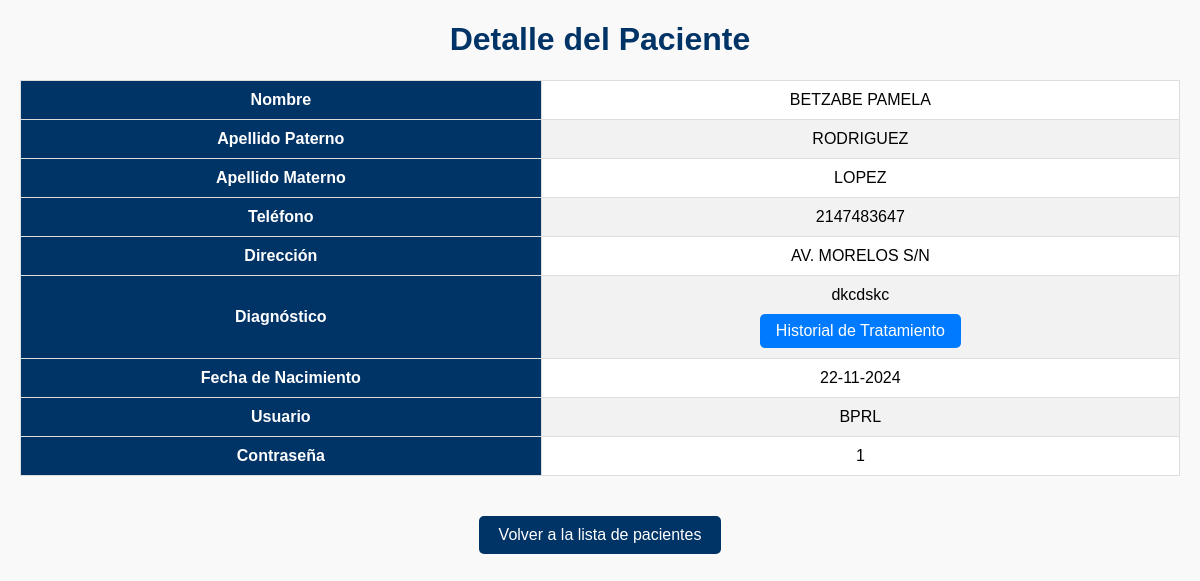
Page /ver_detalle_paciente.php?id=1 (signed in) on the committed database.
### tables this page shows
CREATE TABLE `pacientes` (
  `Id_paciente` int(10) NOT NULL,
  `Nombre` varchar(25) NOT NULL,
  `Apellido_Paterno` varchar(25) NOT NULL,
  `Apellido_Materno` varchar(30) NOT NULL,
  `Fecha_nacimiento` date NOT NULL,
  `Genero` varchar(10) NOT NULL,
  `Direccion` varchar(50) NOT NULL,
  `Telefono` int(10) NOT NULL,
  `Diagnostico` varchar(200) NOT NULL,
  `Usuario` varchar(25) NOT NULL,
  `Contrasena` varchar(25) NOT NULL
);

CREATE TABLE `tratamiento` (
  `Id_tratamiento` int(11) NOT NULL,
  `descripcion` varchar(200) DEFAULT NULL,
  `observaciones` varchar(200) DEFAULT NULL,
  `historial_de_cambios` varchar(255) NOT NULL,
  `Id_cita` int(11) DEFAULT NULL
);

### ver_detalle_paciente.php (the view, shortened to what this page needs)
<?php
include('conexion.php');
if (isset($_GET['id'])) {
    $id_paciente = $_GET['id'];
    $query = "SELECT * FROM pacientes WHERE Id_paciente = $id_paciente";
    $result = mysqli_query($conn, $query);
    $paciente = mysqli_fetch_assoc($result);
    $query_tratamiento = "SELECT Descripcion FROM tratamiento WHERE Id_cita IN (SELECT Id_cita FROM citas WHERE Id_paciente = $id_paciente)";
    $result_tratamiento = mysqli_query($conn, $query_tratamiento);
    $diagnostico_tratamiento = '';
    if ($result_tratamiento && mysqli_num_rows($result_tratamiento) > 0) {
        $tratamiento = mysqli_fetch_assoc($result_tratamiento);
        $diagnostico_tratamiento = $tratamiento['Descripcion'];
    }
} else {
    die("Error: El ID del paciente no está presente.");
}
?>
<!DOCTYPE html>
<html lang="es">
<head>
</head>
<body>
    <div class="container">
        <h1>Detalle del Paciente</h1>
        <table>
            <tr>
                <th>Nombre</th>
                <td><?php echo htmlspecialchars($paciente['Nombre']); ?></td>
            </tr>
            <tr>
                <th>Apellido Paterno</th>
                <td><?php echo htmlspecialchars($paciente['Apellido_Paterno']); ?></td>
            </tr>
            <tr>
                <th>Apellido Materno</th>
                <td><?php echo htmlspecialchars($paciente['Apellido_Materno']); ?></td>
            </tr>
            <tr>
                <th>Teléfono</th>
                <td><?php echo htmlspecialchars($paciente['Telefono']); ?></td>
            </tr>
            <tr>
                <th>Dirección</th>
                <td><?php echo htmlspecialchars($paciente['Direccion']); ?></td>
            </tr>
            <tr>
                <th>Diagnóstico</th>
                <td>
                    <?php
                    echo !empty($diagnostico_tratamiento) ? htmlspecialchars($diagnostico_tratamiento) : 'No disponible';
                    ?>
                    <br>
                    <a href="historial_tratamiento.php?id=<?php echo $id_paciente; ?>" class="btn-historial">Historial de Tratamiento</a>
                </td>
            </tr>
            <tr>
                <th>Fecha de Nacimiento</th>
                <td>
                    <?php
                    echo !empty($paciente['Fecha_nacimiento']) ? date('d-m-Y', strtotime($paciente['Fecha_nacimiento'])) : 'No disponible';
                    ?>
                </td>
            </tr>
            <tr>
                <th>Usuario</th>
                <td><?php echo htmlspecialchars($paciente['Usuario']); ?></td>
            </tr>
            <tr>
                <th>Contraseña</th>
                <td><?php echo htmlspecialchars($paciente['Contrasena']); ?></td>
            </tr>
        </table>
        <div style="text-align: center;">
            <a href="ver_pacientes.php" class="btn-volver">Volver a la lista de pacientes</a>
        </div>
    </div>
</body>
</html>

### ver_detalle_paciente.php (style rules this page uses)
body { font-family: Arial, sans-serif; margin: 20px; background-color: #f9f9f9; }
h1 { text-align: center; color: #003366; }
table { width: 100%; border-collapse: collapse; margin: 20px auto; background-color: #ffffff; }
table th, table td { border: 1px solid #ddd; padding: 10px; text-align: center; }
table th { background-color: #003366; color: #ffffff; }
table tr:nth-child(even) { background-color: #f2f2f2; }
.container { max-width: 1200px; margin: 0 auto; }
.btn-volver { display: inline-block; margin-top: 20px; padding: 10px 20px; background-color: #003366; color: #ffffff; text-decoration: none; border-radius: 5px; text-align: center; }
.btn-historial { display: inline-block; margin-top: 10px; padding: 8px 16px; background-color: #007bff; color: white; text-decoration: none; border-radius: 5px; text-align: center; }

### rows in the picture
pacientes: Nombre "BETZABE PAMELA", Apellido_Paterno "RODRIGUEZ", Apellido_Materno "LOPEZ", Telefono "2147483647", Direccion "AV. MORELOS S/N", Fecha_nacimiento "22-11-2024", Usuario "BPRL", Contrasena "1"
tratamiento: descripcion "dkcdskc"
